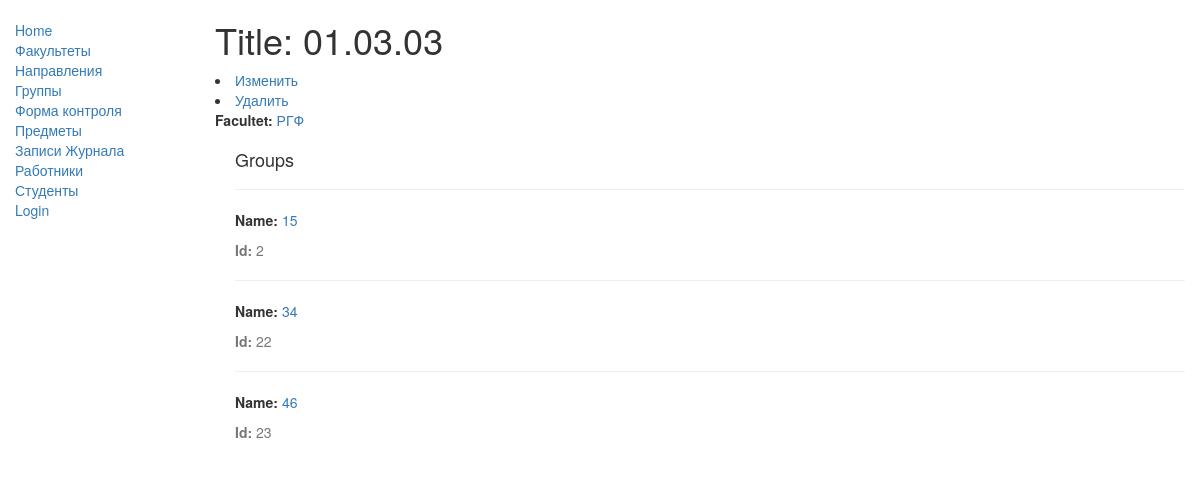
Screenshot of /catalog/napravlenie/2 with the database file from the repository.
### catalog/models.py (models this page shows, shortened)
class Napravlenie(models.Model):
    id = models.AutoField(primary_key=True)
    name_napravlenie = models.CharField(max_length=100, help_text="Введите номер (название) направления ")
    id_facultet = models.ForeignKey('Facultet', on_delete=models.PROTECT, null=False) #PROTECT (Нельзя будет удалить запись указанной таблицы пока он привязан к какой-то таблице)
    class Meta:
        ordering = ['name_napravlenie']

class Facultet(models.Model):
    id = models.AutoField(primary_key=True)
    name_faculteta = models.CharField(max_length=100, help_text="Введите абривиатуру (название) факультета ")
    def __str__(self):
        return '%s ' % (self.name_faculteta)
    class Meta:
        ordering = ['name_faculteta']

class Group(models.Model):
    id = models.AutoField(primary_key=True)
    name_group = models.CharField(max_length=50, help_text="Введите номер (название) группы ")
    id_napravlenie = models.ForeignKey('Napravlenie', on_delete=models.PROTECT, null=False)
    class Meta:
        ordering = ['name_group','-id_napravlenie']

### catalog/views.py (the view)
# urls.py: url(r'^napravlenie/(?P<pk>\d+)$', views.NapravlenieDetailView.as_view(), name='napravlenie-detail'),
class NapravlenieDetailView(generic.DetailView):
    model = Napravlenie

### catalog/templates/catalog/napravlenie_detail.html
{% extends "base_generic.html" %}
{% block content %}
  <h1>Title: {{ napravlenie.name_napravlenie }}</h1>
  <li><a href="{% url 'napravlenie_update' napravlenie.pk %}">Изменить </a></li>
  <li><a href="{% url 'napravlenie_delete' napravlenie.pk %}">Удалить</a></li>
  <p><strong>Facultet:</strong> <a href="{% url 'facultet-detail' napravlenie.id_facultet.pk %}">{{ napravlenie.id_facultet }}</a></p>
  <div style="margin-left:20px;margin-top:20px">
    <h4>Groups</h4>
    {% for copy in napravlenie.group_set.all %}
    <hr>
    <p><strong>Name:</strong> <a href="{% url 'group-detail' copy.id_napravlenie.pk %}">{{ copy.name_group }}</a></p>
    <p class="text-muted"><strong>Id:</strong> {{copy.id}}</p>
    {% endfor %}
  </div>
{% endblock %}

### rows the page displays
Napravlenie: name_napravlenie "01.03.03", id_facultet "РГФ"
Group: name_group "15", id "2"
Group: name_group "34", id "22"
Group: name_group "46", id "23"
